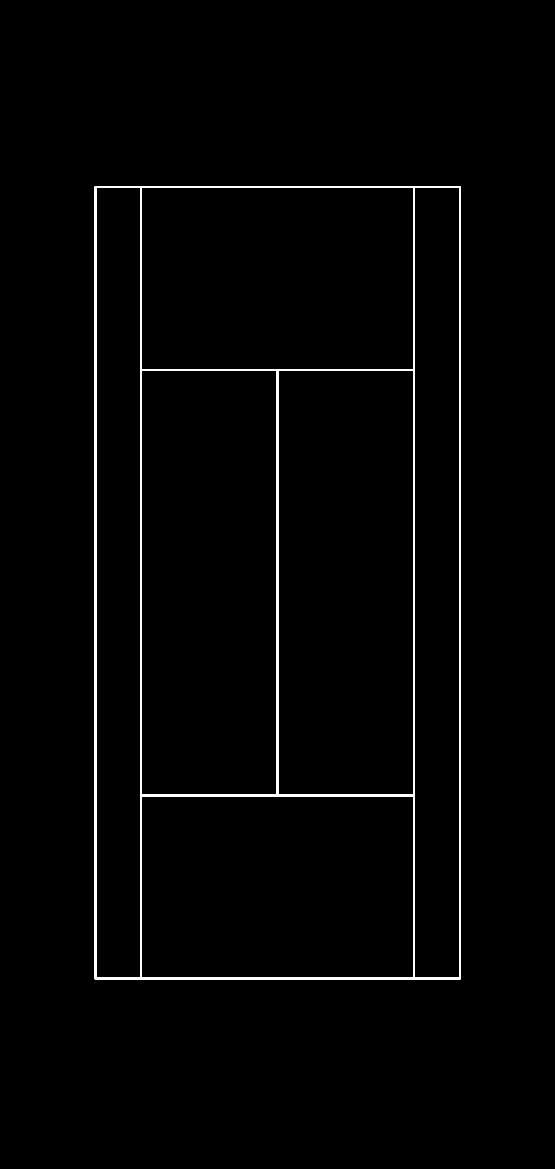
#> input picture tennis/lib/images/court_reference.png, 1665 x 3506 px (shown at 1/3 size)
$ python -i court.py   (imports and definitions only)
#> lines starting #> are read from the running program, lines starting #| are printed output that depends on the picture; after the words box and inside, x2 and y2 are one past the last pixel; in counts of white or black regions, pixels touching at a corner belong together
# -*- encoding: utf-8 -*-
"""
@author   :   yykzjh
@Contact  :   1378453948@qq.com
@DateTime :   2024/04/01 16:43
@Version  :   1.0
@License  :   (C)Copyright 2024
"""
import os
import cv2
import time
import numpy as np
from sympy import Line
from itertools import combinations

__all__ = [
    "detect_court",
    "track_court"
]


def detect_court(frame):
    """
    检测球场线
    :param frame: 当前帧的图像
    :return: 球场线，透视变换矩阵
    """
    # 获取二值化阈值分割图
    gray = _threshold(frame)

    # 过滤出球场线
    filtered = _filter_pixels(gray)

    # 霍夫变换检测水平和垂直的直线
    horizontal_lines, vertical_lines = _detect_lines(filtered)

    # 获取实际球场线和参照球场线之间透视变换的变换矩阵
    pmatrix, inv_pmatrix, score = _find_homography(horizontal_lines, vertical_lines, gray)

    # 将参照球场变换后返回
    lines = _find_lines_location(pmatrix)

    return lines, pmatrix


# [87 lines left out: function track_court, not called in this run]


def _threshold(frame):
    """
    白色像素的简单阈值处理
    :param frame: 当前帧的图像
    :return: 当前帧的灰度图
    """
    gray = cv2.cvtColor(frame, cv2.COLOR_BGR2GRAY)
    gray = cv2.threshold(gray, 200, 255, cv2.THRESH_BINARY)[1]
    return gray


def _filter_pixels(gray):
    """
    使用球场线结构筛选像素
    :param gray: 当前帧的灰度图
    :return: 过滤后的球场线灰度图
    """
    dist_tau = 3  # 控制线宽的参数
    intensity_threshold = 40  # 判断球场线的参数
    for i in range(dist_tau, len(gray) - dist_tau):
        for j in range(dist_tau, len(gray[0]) - dist_tau):
            if gray[i, j] == 0:
                continue
            if (gray[i, j] - gray[i + dist_tau, j] > intensity_threshold) and (gray[i, j] - gray[i - dist_tau, j] > intensity_threshold):
                continue
            if (gray[i, j] - gray[i, j + dist_tau] > intensity_threshold) and (gray[i, j] - gray[i, j - dist_tau] > intensity_threshold):
                continue
            gray[i, j] = 0
    return gray


def _detect_lines(gray):
    """
    使用 Hough 变换查找画面中的所有直线
    :param gray:
    :return:
    """
    minLineLength = 100  # 最短线段长度
    maxLineGap = 20  # 被判别为同一直线的最大距离
    # 霍夫变换提取直线
    lines = cv2.HoughLinesP(gray, 1, np.pi / 180, 80, minLineLength=minLineLength, maxLineGap=maxLineGap)
    lines = np.squeeze(lines)

    # 划分水平和垂直的直线
    horizontal, vertical = _classify_lines(lines)

    # 合并直线
    horizontal, vertical = _merge_lines(horizontal, vertical, gray.shape[0], gray.shape[1])

    return horizontal, vertical


def _classify_lines(lines):
    """
    将直线分为垂直线和水平线
    :param lines: 检测出的所有直线
    :return: 水平直线，垂直直线
    """
    horizontal = []
    vertical = []
    highest_vertical_y = np.inf
    lowest_vertical_y = 0
    for line in lines:
        x1, y1, x2, y2 = line
        dx = abs(x1 - x2)
        dy = abs(y1 - y2)
        if dx > 2 * dy:
            horizontal.append(line)
        else:
            vertical.append(line)
            highest_vertical_y = min(highest_vertical_y, y1, y2)
            lowest_vertical_y = max(lowest_vertical_y, y1, y2)

    # 使用垂直直线的最低点和最高点过滤水平线
    clean_horizontal = []
    h = lowest_vertical_y - highest_vertical_y
    lowest_vertical_y += h / 15
    highest_vertical_y -= h * 2 / 15
    for line in horizontal:
        x1, y1, x2, y2 = line
        if lowest_vertical_y > y1 > highest_vertical_y and lowest_vertical_y > y1 > highest_vertical_y:
            clean_horizontal.append(line)
    return clean_horizontal, vertical


def _merge_lines(horizontal_lines, vertical_lines, v_height, v_width):
    """
    合并属于同一框架的直线
    :param horizontal_lines: 水平直线
    :param vertical_lines: 垂直直线
    :param v_height: 图像高度
    :param v_width: 图像宽度
    :return: 合并后的水平直线，合并后的垂直直线
    """
    # 合并水平直线
    horizontal_lines = sorted(horizontal_lines, key=lambda item: item[0])
    mask = [True] * len(horizontal_lines)
    new_horizontal_lines = []
    for i, line in enumerate(horizontal_lines):
        if mask[i]:
            for j, s_line in enumerate(horizontal_lines[i + 1:]):
                if mask[i + j + 1]:
                    x1, y1, x2, y2 = line
                    x3, y3, x4, y4 = s_line
                    dy = abs(y3 - y2)
                    if dy < 10:
                        points = sorted([(x1, y1), (x2, y2), (x3, y3), (x4, y4)], key=lambda x: x[0])
                        line = np.array([*points[0], *points[-1]])
                        mask[i + j + 1] = False
            new_horizontal_lines.append(line)

    # 合并垂直直线
    vertical_lines = sorted(vertical_lines, key=lambda item: item[1])
    xl, yl, xr, yr = (0, v_height * 6 / 7, v_width, v_height * 6 / 7)
    mask = [True] * len(vertical_lines)
    new_vertical_lines = []
    for i, line in enumerate(vertical_lines):
        if mask[i]:
            for j, s_line in enumerate(vertical_lines[i + 1:]):
                if mask[i + j + 1]:
                    x1, y1, x2, y2 = line
                    x3, y3, x4, y4 = s_line
                    xi, yi = _line_intersection(((x1, y1), (x2, y2)), ((xl, yl), (xr, yr)))
                    xj, yj = _line_intersection(((x3, y3), (x4, y4)), ((xl, yl), (xr, yr)))

                    dx = abs(xi - xj)
                    if dx < 10:
                        points = sorted([(x1, y1), (x2, y2), (x3, y3), (x4, y4)], key=lambda x: x[1])
                        line = np.array([*points[0], *points[-1]])
                        mask[i + j + 1] = False
            new_vertical_lines.append(line)

    return new_horizontal_lines, new_vertical_lines


def _line_intersection(line1, line2):
    """
    查找两条直线的交点
    :param line1: 第一条直线
    :param line2: 第二条直线
    :return: 返回两条直线的交点
    """
    l1 = Line(line1[0], line1[1])
    l2 = Line(line2[0], line2[1])
    intersection = l1.intersection(l2)

    return intersection[0].coordinates


def _find_homography(horizontal_lines, vertical_lines, gray):
    """
    使用 4 对匹配点查找从参照球场到框架球场的变换
    :param horizontal_lines: 水平直线
    :param vertical_lines: 垂直直线
    :param gray: 球场线灰度图
    :return:
    """
    max_score = -np.inf
    max_mat = None
    max_inv_mat = None

    # 循环遍历每一对水平线和每一对垂直线
    for horizontal_pair in list(combinations(horizontal_lines, 2)):
        for vertical_pair in list(combinations(vertical_lines, 2)):
            h1, h2 = horizontal_pair
            v1, v2 = vertical_pair
            # 寻找所有直线的交点
            i1 = _line_intersection((tuple(h1[:2]), tuple(h1[2:])), (tuple(v1[0:2]), tuple(v1[2:])))
            i2 = _line_intersection((tuple(h1[:2]), tuple(h1[2:])), (tuple(v2[0:2]), tuple(v2[2:])))
            i3 = _line_intersection((tuple(h2[:2]), tuple(h2[2:])), (tuple(v1[0:2]), tuple(v1[2:])))
            i4 = _line_intersection((tuple(h2[:2]), tuple(h2[2:])), (tuple(v2[0:2]), tuple(v2[2:])))
            intersections = [i1, i2, i3, i4]
            intersections = _sort_intersection_points(intersections)

            # 寻找变换矩阵
            matrix, _ = cv2.findHomography(np.float32(COURT_CONFERENCE.court_conf[5]), np.float32(intersections), method=0)
            inv_matrix = cv2.invert(matrix)[1]
            # 获取变换得分
            confi_score = _get_confi_score(matrix, gray)
            # 维护得分最大的变换
            if max_score < confi_score:
                max_score = confi_score
                max_mat = matrix
                max_inv_mat = inv_matrix

    return max_mat, max_inv_mat, max_score


def _sort_intersection_points(intersections):
    """
    将交叉点从左上角向右下角排序
    :param intersections:
    :return:
    """
    """
    sort intersection points from top left to bottom right
    """
    y_sorted = sorted(intersections, key=lambda x: x[1])
    p12 = y_sorted[:2]
    p34 = y_sorted[2:]
    p12 = sorted(p12, key=lambda x: x[0])
    p34 = sorted(p34, key=lambda x: x[0])
    return p12 + p34


def _get_confi_score(matrix, gray):
    """
    计算转换得分
    :param matrix: 透视变换矩阵
    :param gray: 球场线灰度图
    :return: 得分
    """
    court = cv2.warpPerspective(COURT_CONFERENCE.court, matrix, gray.shape[::-1])
    court[court > 0] = 1
    gray = gray.copy()
    gray[gray > 0] = 1
    correct = court * gray
    wrong = court - correct
    c_p = np.sum(correct)
    w_p = np.sum(wrong)
    return c_p - 0.5 * w_p


def _find_lines_location(pmatrix):
    """
    将标准球场线转换为图像中的球场线
    :param pmatrix: 透视变换矩阵
    :return: 图像中的球场线
    """
    conference_court_lines = np.array(COURT_CONFERENCE.get_conference_court_lines(), dtype=np.float32).reshape((-1, 1, 2))
    lines = cv2.perspectiveTransform(conference_court_lines, pmatrix).reshape(-1)

    return lines


class CourtReference(object):
    """
    标准球场
    """

    def __init__(self):
        self.baseline_top = ((286, 561), (1379, 561))  # ab
        self.baseline_bottom = ((286, 2935), (1379, 2935))  # cd
        self.net = ((286, 1748), (1379, 1748))  # st
        self.left_court_line = ((286, 561), (286, 2935))  # ac
        self.right_court_line = ((1379, 561), (1379, 2935))  # bd
        self.left_inner_line = ((423, 561), (423, 2935))  # eg
        self.right_inner_line = ((1242, 561), (1242, 2935))  # fh
        self.middle_line = ((832, 1110), (832, 2386))  # mn
        self.top_inner_line = ((423, 1110), (1242, 1110))  # ij
        self.bottom_inner_line = ((423, 2386), (1242, 2386))  # kl
        self.top_extra_part = (832.5, 580)
        self.bottom_extra_part = (832.5, 2910)

        self.court_conf = {5: [*self.top_inner_line, *self.bottom_inner_line]}
        self.line_width = 1
        self.court_width = 1117
        self.court_height = 2408
        self.top_bottom_border = 549
        self.right_left_border = 274
        self.court_total_width = self.court_width + self.right_left_border * 2
        self.court_total_height = self.court_height + self.top_bottom_border * 2

        conference_court_image_path = os.path.join(os.path.dirname(__file__), "images/court_reference.png")
        self.court = cv2.cvtColor(cv2.imread(conference_court_image_path), cv2.COLOR_BGR2GRAY)
#> self.court: shape (3506, 1665); 1.2% white; 1 white region, box (x1, y1, x2, y2) and area: (284, 559, 1382, 2938) 72855

    def get_conference_court_lines(self):
        """
        获取能表示球场的参考球场线
        :return: 标准球场线
        """
        lines = [*self.baseline_top, *self.baseline_bottom, *self.net, *self.left_court_line, *self.right_court_line,
                 *self.left_inner_line, *self.right_inner_line, *self.middle_line,
                 *self.top_inner_line, *self.bottom_inner_line]
        return lines


COURT_CONFERENCE = CourtReference()

>>> import cv2
>>> picture = cv2.imread('images/court_reference.png')
#> picture is the input picture: shape (3506, 1665, 3); 1.2% white; 1 white region, box (x1, y1, x2, y2) and area: (284, 559, 1382, 2938) 72855
>>> result = detect_court(picture)
#> after the loop in _filter_pixels, `for i in range(dist_tau, len(gray) - dist_tau):`:
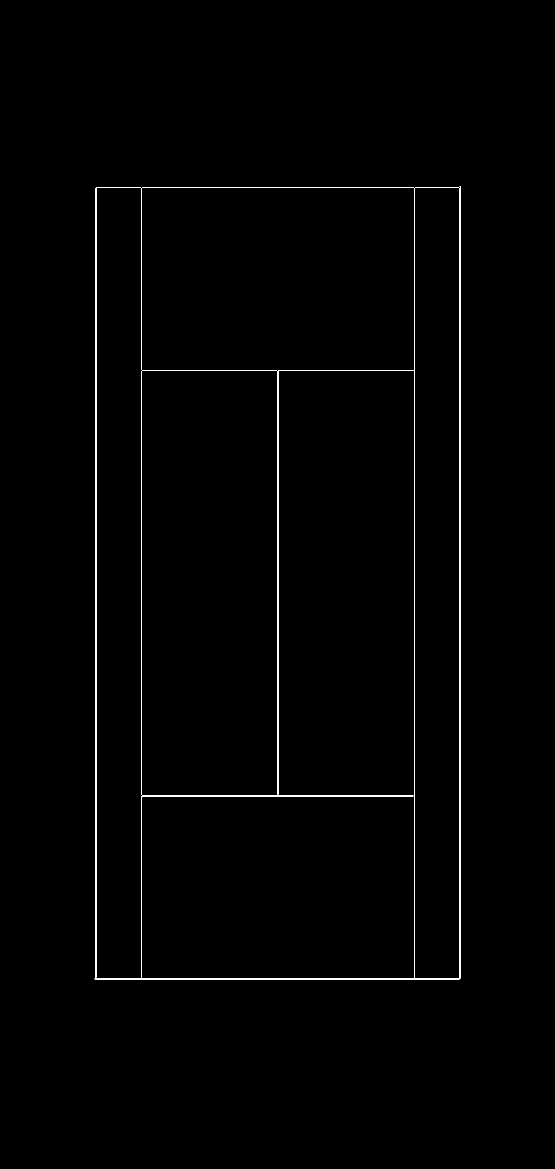
#> gray: shape (3506, 1665) (shown at 1/3 size); 0.75% white; 7 white regions, largest, box (x1, y1, x2, y2) and area: (284, 559, 1382, 2938) 10401, (286, 561, 421, 2933) 7503, (1242, 561, 1377, 2933) 7497
#> in _detect_lines, `lines = cv2.HoughLinesP(gray, 1, np.pi / 180, 80, minLineLength=minLin..`: lines = 27 rows, first 6: [1242, 2937, 1242, 564], [425, 2937, 425, 564], [288, 2937, 288, 564], [286, 2937, 286, 564], [1243, 2937, 1243, 564], [423, 2937, 423, 564]
#> the loop in _classify_lines, `for line in lines:` made 27 passes
#> (x1, y1, x2, y2, dx, dy, highest_vertical_y) on passes 1 to 12: (1242, 2937, 1242, 564, 0, 2373, 564), (425, 2937, 425, 564, 0, 2373, 564), (288, 2937, 288, 564, 0, 2373, 564), (286, 2937, 286, 564, 0, 2373, 564), (1243, 2937, 1243, 564, 0, 2373, 564), (423, 2937, 423, 564, 0, 2373, 564), (1244, 2937, 1244, 564, 0, 2373, 564), (1379, 2934, 1379, 559, 0, 2375, 559), (1380, 2934, 1380, 559, 0, 2375, 559), (287, 2937, 287, 564, 0, 2373, 559), (1381, 2934, 1381, 559, 0, 2375, 559), (424, 2937, 424, 564, 0, 2373, 559)
#> (x1, y1, x2, y2, dx, dy) on passes 16 to 21: (284, 2935, 1378, 2935, 1094, 0), (289, 563, 1376, 563, 1087, 0), (284, 2936, 1378, 2936, 1094, 0), (284, 2937, 1378, 2937, 1094, 0), (289, 561, 1376, 561, 1087, 0), (426, 2386, 1239, 2386, 813, 0)
#> after the loop in _classify_lines, `for line in lines:`: horizontal = 12 items, first 6: [284, 2935, 1378, 2935], [289, 563, 1376, 563], [284, 2936, 1378, 2936], [284, 2937, 1378, 2937], [289, 561, 1376, 561], [426, 2386, 1239, 2386]; vertical = 15 items, first 6: [1242, 2937, 1242, 564], [425, 2937, 425, 564], [288, 2937, 288, 564], [286, 2937, 286, 564], [1243, 2937, 1243, 564], [423, 2937, 423, 564]
#> in _classify_lines, `h = lowest_vertical_y - highest_vertical_y`: h = 2378
#> in _classify_lines, `lowest_vertical_y += h / 15`: lowest_vertical_y = 3095.5
#> in _classify_lines, `highest_vertical_y -= h * 2 / 15`: highest_vertical_y = 241.9
#> the loop in _classify_lines, `for line in horizontal:` made 12 passes
#> (x1, y1, x2, y2) on passes 1 to 12: (284, 2935, 1378, 2935), (289, 563, 1376, 563), (284, 2936, 1378, 2936), (284, 2937, 1378, 2937), (289, 561, 1376, 561), (426, 2386, 1239, 2386), (289, 562, 1376, 562), (426, 1112, 1239, 1112), (426, 1111, 1239, 1111), (426, 2387, 1239, 2387), (426, 2388, 1239, 2388), (426, 1110, 1239, 1110)
#> after the loop in _classify_lines, `for line in horizontal:`: clean_horizontal has the same summary as horizontal
#> in _merge_lines, `horizontal_lines = sorted(horizontal_lines, key=lambda item: item[0])`: horizontal_lines = 12 items, first 6: [284, 2935, 1378, 2935], [284, 2936, 1378, 2936], [284, 2937, 1378, 2937], [289, 563, 1376, 563], [289, 561, 1376, 561], [289, 562, 1376, 562]
#> in _merge_lines, `mask = [True] * len(horizontal_lines)`: mask = [True, True, True, True, True, True, True, True, True, True, True, True]
#> the loop in _merge_lines, `for i, line in enumerate(horizontal_lines):` made 12 passes
#> after the loop in _merge_lines, `for i, line in enumerate(horizontal_lines):`: mask = [True, False, False, True, False, False, True, True, False, False, False, False]; new_horizontal_lines = [[284, 2935, 1378, 2937], [289, 563, 1376, 562], [426, 2386, 1239, 2388], [426, 1112, 1239, 1110]]
#> in _merge_lines, `vertical_lines = sorted(vertical_lines, key=lambda item: item[1])`: vertical_lines = 15 items, first 6: [834, 2388, 834, 1113], [833, 2388, 833, 1113], [832, 2388, 832, 1113], [1379, 2934, 1379, 559], [1380, 2934, 1380, 559], [1381, 2934, 1381, 559]
#> in _merge_lines, `mask = [True] * len(vertical_lines)`: mask = [True, True, True, True, True, True, True, True, True, True, True, True, True, True, True]
#> the loop in _merge_lines, `for i, line in enumerate(vertical_lines):` made 15 passes
#> after the loop in _merge_lines, `for i, line in enumerate(vertical_lines):`: mask = [True, False, False, True, False, False, True, True, True, False, False, False, False, False, False]; new_vertical_lines = [[834, 1113, 832, 2388], [1379, 559, 1381, 2934], [1242, 564, 1244, 2937], [425, 564, 424, 2937], [288, 564, 287, 2937]]
#> in _detect_lines, `horizontal, vertical = _merge_lines(horizontal, vertical, gray.shape[0..`: horizontal has the same summary as new_horizontal_lines in _merge_lines; vertical has the same summary as new_vertical_lines in _merge_lines
#> in detect_court, `horizontal_lines, vertical_lines = _detect_lines(filtered)`: horizontal_lines has the same summary as new_horizontal_lines in _merge_lines; vertical_lines has the same summary as new_vertical_lines in _merge_lines
#> the loop in _find_homography, `for horizontal_pair in list(combinations(horizontal_lines, 2)):` made 6 passes
#> horizontal_pair on passes 1 to 4: ([284, 2935, 1378, 2937], [289, 563, 1376, 562]), ([284, 2935, 1378, 2937], [426, 2386, 1239, 2388]), ([284, 2935, 1378, 2937], [426, 1112, 1239, 1110]), ([289, 563, 1376, 562], [426, 2386, 1239, 2388])
#> horizontal_pair on passes 5 to 6: ([289, 563, 1376, 562], [426, 1112, 1239, 1110]), ([426, 2386, 1239, 2388], [426, 1112, 1239, 1110])
#> pass 1, in _get_confi_score, `court = cv2.warpPerspective(COURT_CONFERENCE.court, matrix, gray.shape..`:
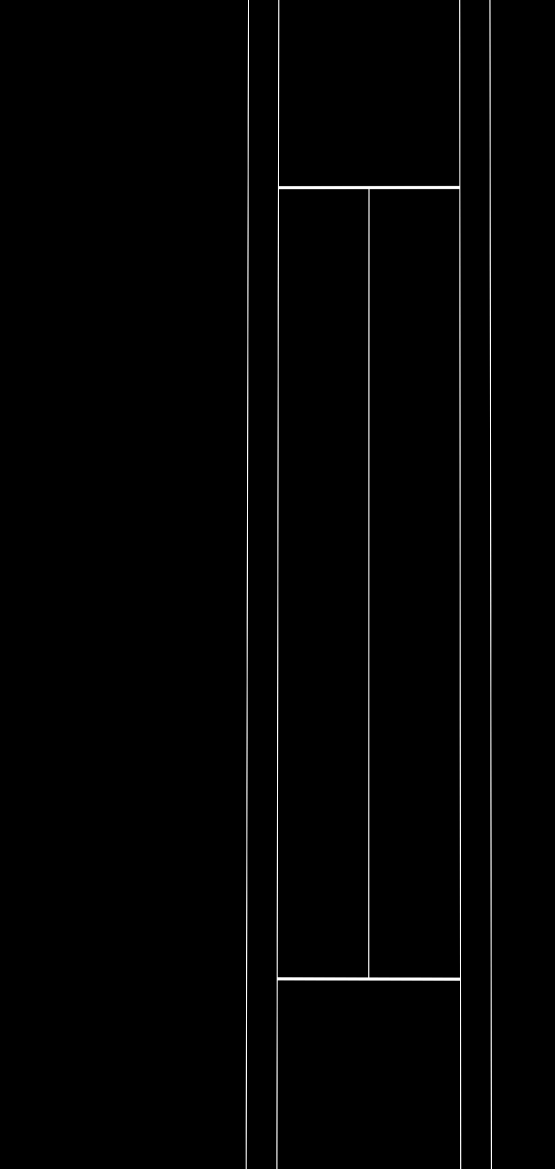
#> court: shape (3506, 1665) (shown at 1/3 size); min 0, max 255, mean 2.8
#> pass 1, in _get_confi_score, `correct = court * gray`:
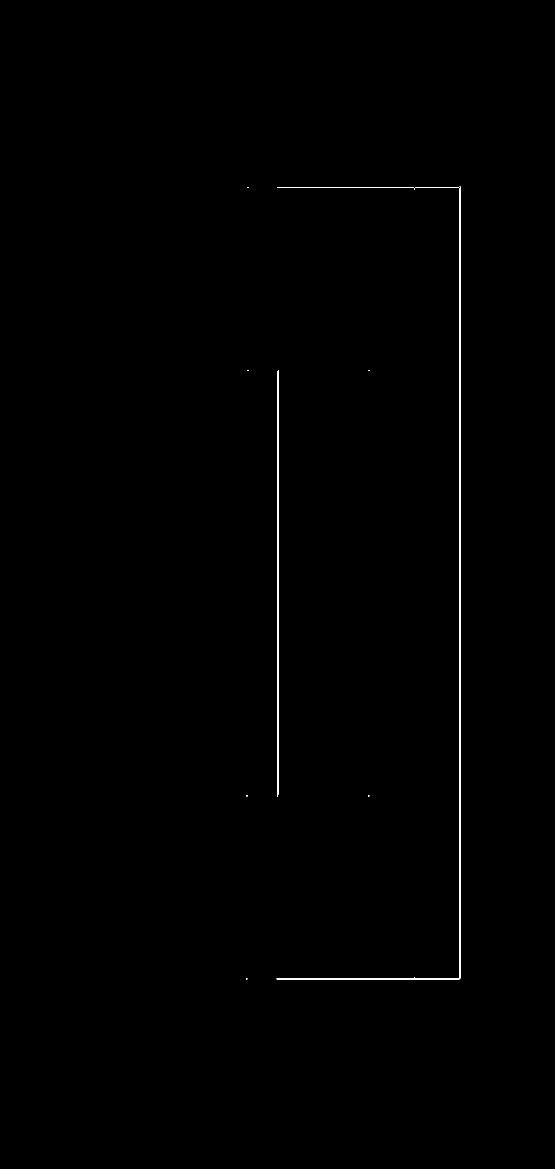
#> correct: shape (3506, 1665) (shown at 1/3 size); values 0 (black) and 1 (white), 0.24% white; 12 white regions (8 under 20 px), largest, box (x1, y1, x2, y2) and area: (830, 559, 1382, 2938) 8750, (832, 1110, 836, 2384) 3807, (833, 561, 1240, 564) 1221, (1242, 561, 1377, 568) 408
#> pass 1, in _get_confi_score, `wrong = court - correct`:
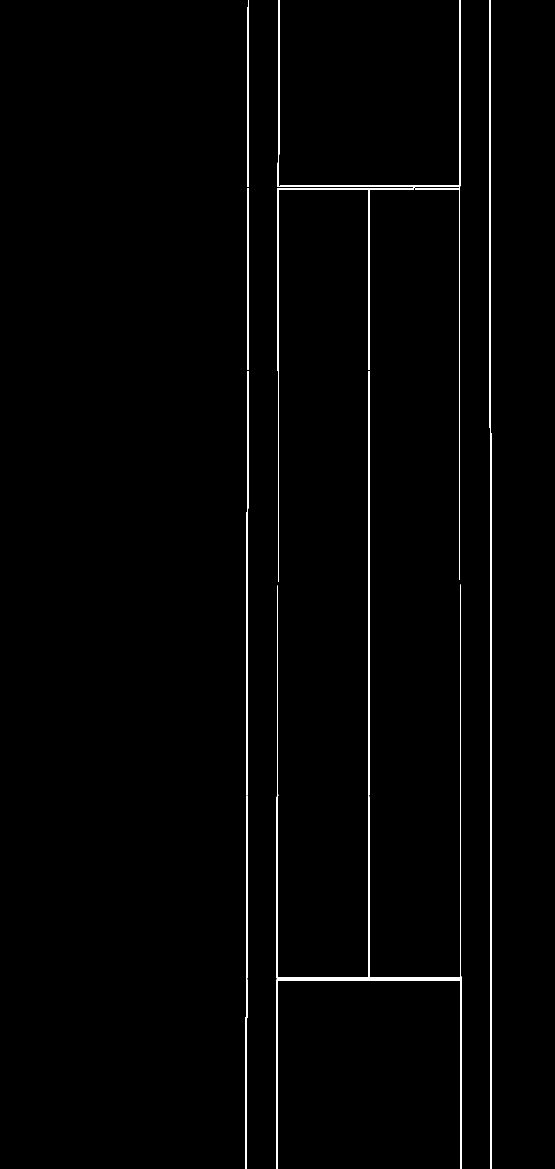
#> wrong: shape (3506, 1665) (shown at 1/3 size); values 0 (black) and 1 (white), 1.1% white; 10 white regions, largest, box (x1, y1, x2, y2) and area: (833, 0, 1381, 1746) 14938, (829, 1753, 1384, 3506) 14589, (1468, 0, 1476, 3506) 13988
#> pass 1, in _get_confi_score (call 2), `court = cv2.warpPerspective(COURT_CONFERENCE.court, matrix, gray.shape..`:
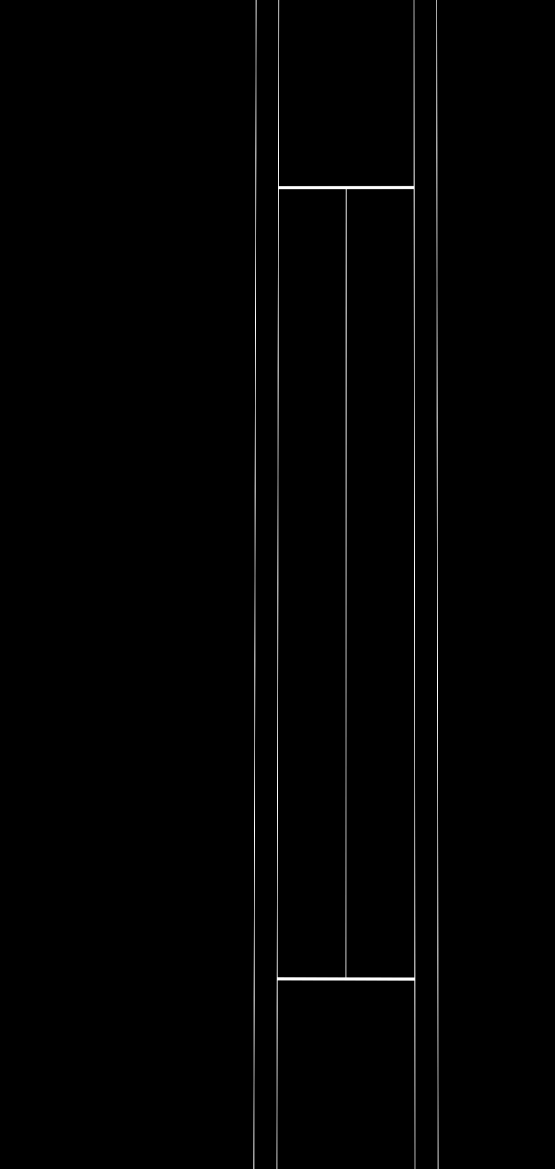
#> court: shape (3506, 1665) (shown at 1/3 size); min 0, max 255, mean 2.1
